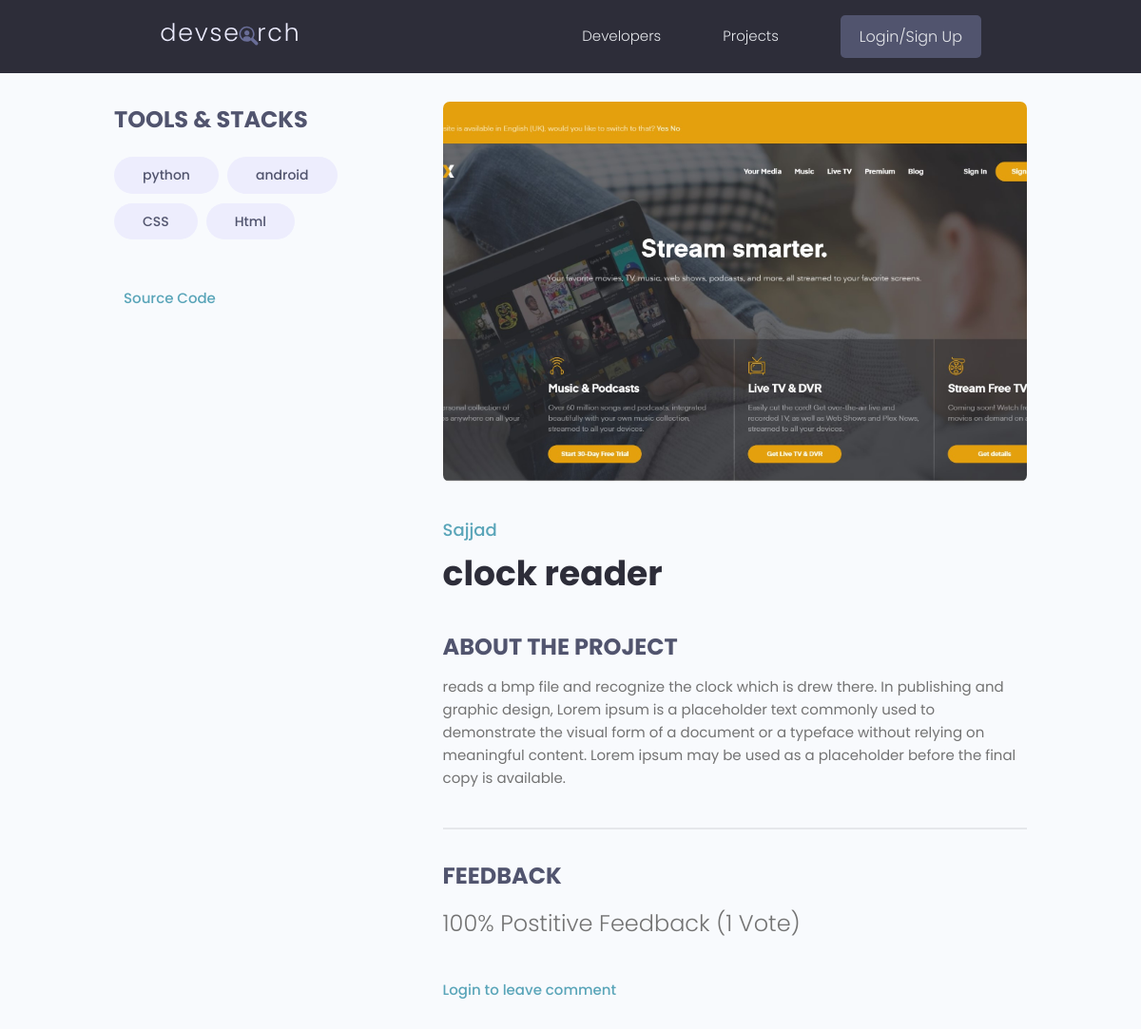
Screenshot of /clock reader/ with the database file from the repository.
### projects/models.py (models this page shows, shortened)
class Tag(models.Model):
    name = models.CharField(max_length=200)
    created = models.DateTimeField(auto_now_add=True)
    def __str__(self):
        return self.name

class Project(models.Model):
    owner = models.ForeignKey(Profile, null=True, blank=True, on_delete=SET_NULL)
    title = models.CharField(max_length=2000, blank=True)
    description = models.TextField(blank=True)
    vote_ratio = models.IntegerField(null=True, blank=True)
    vote_total = models.IntegerField(null=True, blank=True)
    featured_image = models.ImageField(blank=True, null=True, default='default.jpg')
    id = models.UUIDField(default=uuid.uuid4, unique=True, primary_key=True,
                          editable=False)
    tags = models.ManyToManyField('Tag', blank=True)
    @property
    def query_review(self):
        reviews = self.review_set.all().values_list('owner__id', flat=True)
        return reviews
    class Meta:
        ordering = ['-vote_ratio', '-vote_total', 'title']

### users/models.py (models this page shows)
class Profile(models.Model):
    user = models.OneToOneField(User, on_delete=models.CASCADE, null=True, blank=True)
    name = models.CharField(max_length=200, null=True, blank=True)
    email = models.CharField(max_length=200, null=True, blank=True)
    profile_image = models.ImageField(null=True, blank=True, upload_to='profiles/', default='profiles/default.png')
    username = models.CharField(max_length=200, null=True, blank=True)
    short_intro = models.CharField(max_length=200, null=True, blank=True)
    bio = models.TextField(blank=True, null=True)
    social_github = models.CharField(max_length=200, null=True, blank=True)
    social_twitter = models.CharField(max_length=200, null=True, blank=True)
    social_linkedin = models.CharField(max_length=200, null=True, blank=True)
    social_website = models.CharField(max_length=200, null=True, blank=True)
    def __str__(self):
        return str(self.name)

### projects/views.py (the view, shortened to what this page needs)
# urls.py: path('', include('projects.urls')),
def projects(request, pk):
    try:
        project_obj = Project.objects.get(title=pk)
    except:
        project_obj = {'title': 'Not found'}
    form = ReviewForm()
    return render(request, 'projects/single_project.html', {'project': project_obj, 'form': form})

### projects/templates/projects/single_project.html (shortened to what this page needs)
{% extends 'main.html' %}
{% block content %}
  <main class="singleProject my-md">
    <div class="container">
      <div class="layout">
        <div class="column column--1of3">
          <h3 class="singleProject__subtitle">Tools & Stacks</h3>
          <div class="singleProject__toolStack">
            {% for tag in project.tags.all %}
            <span class="tag tag--pill tag--sub tag--lg">
              <small>{{tag}}</small>
            </span>
            {% endfor %}
          </div>
          <a class="singleProject__liveLink" href="#" target="_blank">Source Code
          </a>
        </div>
        <div class="column column--2of3">
          <img class="singleProject__preview" src={{project.featured_image.url}} alt="portfolio thumbnail" />
          <a href="{% url 'profile' project.owner %}" class="singleProject__developer">{{project.owner}}</a>
          <h2 class="singleProject__title">{{project.title}}</h2>
          <h3 class="singleProject__subtitle">About the Project</h3>
          <div class="singleProject__info">{{project.description}}</div>
          <div class="comments">
            <h3 class="singleProject__subtitle">Feedback</h3>
            <h5 class="project--rating">
              {{project.vote_ratio}}% Postitive Feedback ({{project.vote_total}} Vote{{project.vote_total|pluralize:"s"}})
            </h5>
            {% if request.user.profile.id in project.query_review %}
              <p>You have already wrote comment for this project </p>
            {% elif project.owner == request.user.profile %}
              <p>You cannot write comment for yourself</p>
            {% else %}
              <a href="{% url 'login' %}?next={{request.path}}">Login to leave comment</a>
            {% endif %}
          </div>
        </div>
      </div>
    </div>
  </main>
{% endblock content %}

### static/styles/app.css (style rules this page uses)
:root { --color-sub: #2d2d39; }
img { width: 100%; }
.singleProject .column--1of3 { order: 2; }
@media screen and (min-width: 1081px) { .singleProject .column--1of3 { order: 1; } }
@media screen and (min-width: 1081px) { .singleProject .column--2of3 { order: 2; } }
.singleProject__toolStack { margin-top: 2rem; margin-bottom: 4rem; }
.singleProject__liveLink { font-weight: 500; transition: all 0.3s ease-in-out; border-bottom: 2px solid transparent; }
.singleProject__preview { height: 50vh; object-fit: cover; object-position: top center; margin-bottom: 3rem; border-radius: 0.7rem; }
.singleProject__developer { font-size: 1.8rem; font-weight: 500; }
.singleProject__title { font-size: 3.6rem; font-weight: 700; color: var(--color-sub); margin-bottom: 3rem; }
.project--rating { margin-bottom: 1.6em; margin-top: .5em; }
.singleProject__subtitle { text-transform: uppercase; font-size: 2.4rem; font-weight: 700; color: var(--color-sub-light); margin-bottom: 1rem; }
.comments { margin-top: 4rem; padding-top: 3rem; border-top: 2px solid var(--color-light); }

### static/uikit/styles/modules/_variables.css (style rules this page uses)
:root { --color-main: #5aa5b9; --color-main-light: #e6faff; --color-sub: #3f4156; --color-sub-light: #51546e; --color-sub-lighter: #ededfd; --color-text: #737373; --color-gray: #8b8b8b; --color-light: #e5e7eb; --color-light-gray: #767676; --color-bg: #f8fafd; --color-white: #fffefd; --color-white-light: #f3f3f3; --color-success: #359e64; --color-success-bg: #def8e8; --color-error: #fc4b0b; --color-error-bg: #fff2ee; --font-base: 'Poppins', arial, helvetica, 'Segoe UI', roboto, ubuntu, sans-serif; --font-monospace: 'Fira Code', 'Courier New', courier, monospace; --font-regular: 300; --font-medium: 500; --font-bold: 700; --generic-shadow: 1px 1px 5px #00000010; --generic-transition: all 0.3s ease-in-out; }

### static/uikit/styles/modules/_base.css (style rules this page uses)
* { margin: 0; padding: 0; box-sizing: border-box; text-rendering: optimizeLegibility; color: inherit; font-size: inherit; }
html { font-size: 50%; }
@media only screen and (min-width: 480px) { html { font-size: 56.25%; } }
@media only screen and (min-width: 1200px) { html { font-size: 62.5%; } }
body { line-height: 1.6; font-weight: 400; font-size: 1.5rem; color: var(--color-text); background-color: var(--color-bg); min-height: 100vh; }

### static/uikit/styles/modules/_typography.css (style rules this page uses)
* { font-family: var(--font-base); }
h2 { font-size: 3.6rem; font-weight: var(--font-bold); }
h3 { font-size: 3.2rem; font-weight: var(--font-medium); }
h5 { font-size: 2.4rem; font-weight: var(--font-medium); }
h5, h6 { font-weight: var(--font-regular); }
p, span, strong { font-size: 1.6rem; color: var(--color-text); font-weight: var(--font-regular); }
a { padding-bottom: 2px; text-decoration: none; display: inline-block; color: var(--color-main); font-weight: var(--font-medium); }

### static/uikit/styles/modules/_utilities.css (style rules this page uses)
.container { width: 92%; max-width: 165rem; margin: 0 auto; box-sizing: border-box; }
@media screen and (min-width: 1000px) { .container { width: 90%; } }
@media screen and (min-width: 1200px) { .container { width: 80%; } }
.my-md { margin: 3rem auto; }

### static/uikit/styles/modules/_tag.css (style rules this page uses)
.tag { display: inline-flex; align-items: center; background-color: var(--color-sub); height: -webkit-fit-content; height: -moz-fit-content; height: fit-content; width: -webkit-fit-content; width: -moz-fit-content; width: fit-content; border-radius: 0.5rem; padding: 0.5rem 1.5rem; font-size: 1.2rem; cursor: pointer; }
.tag:not(:last-child) { margin-right: 0.25rem; margin-bottom: 0.75rem; }
.tag > small { color: var(--color-white); }
.tag--pill { border-radius: 5rem; }
.tag--sub, .tag--sub > small { background: var(--color-sub-lighter); color: var(--color-sub-light); font-weight: 500; }
.tag--lg { padding: 0.8rem 3rem; font-size: 1.4rem; }
.tag--lg:not(:last-child) { margin-right: 0.5rem; margin-bottom: 1rem; }

### static/uikit/styles/modules/_layout.css (style rules this page uses)
.layout { display: flex; flex-flow: row wrap; justify-content: space-between; }
.layout > .column { margin-bottom: 3rem; }
.layout > .column.column--1of3 { flex-basis: 30%; }
.layout > .column.column--2of3 { flex-basis: 64%; }

### rows the page displays
Tag: name "python"
Tag: name "android"
Tag: name "CSS"
Tag: name "Html"
Project: featured_image (picture), owner "Sajjad", title "clock reader", description "reads a bmp file and recognize the clock which is drew there. In publishing and graphic design, Lorem ipsum is a placeholder text commonly used to demonstrate the visual form of a document or a typeface without relying on meaningful content. Lorem ipsum may be used as a placeholder before the final copy is available.", vote_ratio "100", vote_total "1"
